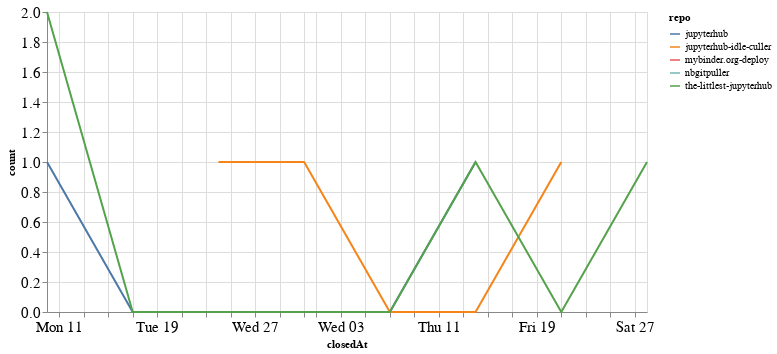

Notebook code cell kept with this figure:
### Code cell
closed_by_time = closed_by.groupby('repo').resample('W', on='closedAt').count()['author'].reset_index()
closed_by_time = closed_by_time.rename(columns={'author': 'count'})

alt.Chart(closed_by_time, width=600).mark_line().encode(
    x='closedAt',
    y='count',
    color='repo',
    tooltip="repo"
)

### Figure 1 — Vega-Lite specification as saved in the notebook (floating-point values rounded to 4 significant figures)
{"config": {"axisLeft": {"labelFontSize": 15}, "axisBottom": {"labelFontSize": 15}}, "data": {"name": "data-8ba2db20c5c155af715731c782a4a66b"}, "mark": "line", "encoding": {"color": {"type": "nominal", "field": "repo"}, "tooltip": {"type": "nominal", "field": "repo"}, "x": {"type": "temporal", "field": "closedAt"}, "y": {"type": "quantitative", "field": "count"}}, "width": 600, "$schema": "https://vega.github.io/schema/vega-lite/v4.8.1.json", "datasets": {"data-8ba2db20c5c155af715731c782a4a66b": [{"repo": "jupyterhub", "closedAt": "2020-05-10T00:00:00", "count": 1}, {"repo": "jupyterhub", "closedAt": "2020-05-17T00:00:00", "count": 0}, {"repo": "jupyterhub", "closedAt": "2020-05-24T00:00:00", "count": 0}, {"repo": "jupyterhub", "closedAt": "2020-05-31T00:00:00", "count": 0}, {"repo": "jupyterhub", "closedAt": "2020-06-07T00:00:00", "count": 0}, {"repo": "jupyterhub", "closedAt": "2020-06-14T00:00:00", "count": 1}, {"repo": "jupyterhub-idle-culler", "closedAt": "2020-05-24T00:00:00", "count": 1}, {"repo": "jupyterhub-idle-culler", "closedAt": "2020-05-31T00:00:00", "count": 1}, {"repo": "jupyterhub-idle-culler", "closedAt": "2020-06-07T00:00:00", "count": 0}, {"repo": "jupyterhub-idle-culler", "closedAt": "2020-06-14T00:00:00", "count": 0}, {"repo": "jupyterhub-idle-culler", "closedAt": "2020-06-21T00:00:00", "count": 1}, {"repo": "mybinder.org-deploy", "closedAt": "2020-05-24T00:00:00", "count": 2}, {"repo": "nbgitpuller", "closedAt": "2020-06-28T00:00:00", "count": 2}, {"repo": "the-littlest-jupyterhub", "closedAt": "2020-05-10T00:00:00", "count": 2}, {"repo": "the-littlest-jupyterhub", "closedAt": "2020-05-17T00:00:00", "count": 0}, {"repo": "the-littlest-jupyterhub", "closedAt": "2020-05-24T00:00:00", "count": 0}, {"repo": "the-littlest-jupyterhub", "closedAt": "2020-05-31T00:00:00", "count": 0}, {"repo": "the-littlest-jupyterhub", "closedAt": "2020-06-07T00:00:00", "count": 0}, {"repo": "the-littlest-jupyterhub", "closedAt": "2020-06-14T00:00:00", "count": 1}, {"repo": "the-littlest-jupyterhub", "closedAt": "2020-06-21T00:00:00", "count": 0}, {"repo": "the-littlest-jupyterhub", "closedAt": "2020-06-28T00:00:00", "count": 1}]}}
